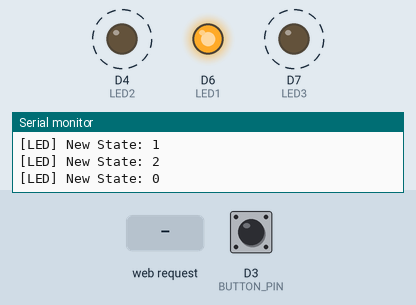
Recording of a program running on a simulated ESP8266 (Wemos D1 mini). Shown: output pins drawn as LEDs (lit = HIGH), the last lines printed to the serial monitor. Dashed ring = blinking. Inputs (shaded band) come from the test bench; at power-on: D3 (BUTTON_PIN) HIGH.

Above: at 0.7 s.
1.3 s: D3 (BUTTON_PIN) pulled LOW for 0.15 s
At 3.2 s:
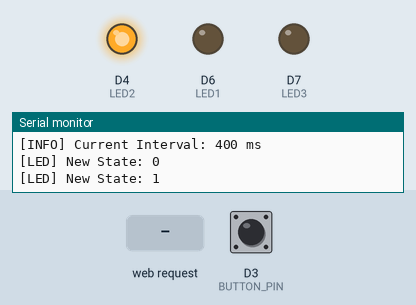
4.3 s: HTTP request GET /changeInterval received
At 5.1 s:
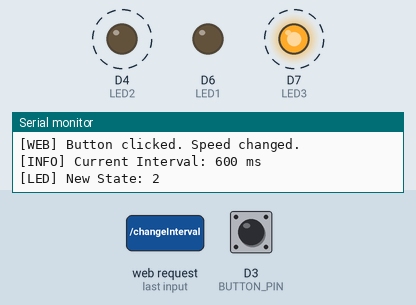
Timing chart, 0 to 13.3 s (numbered marks = the images above; inputs shaded):
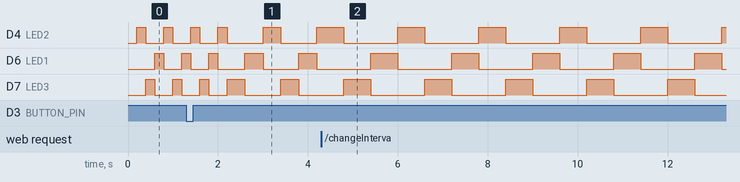

The program:

main.cpp
```cpp
#include <Arduino.h>
#include <ESP8266WiFi.h>
#include <ESP8266WebServer.h>

#define LED1 D6
#define LED2 D4
#define LED3 D7
#define BUTTON_PIN D3

const char* apSSID = "ESP8266_AP";
const char* apPassword = "12345678";

ESP8266WebServer server(80);

volatile bool buttonHeld = false;
volatile unsigned long buttonPressStart = 0;
unsigned long interval = 200;
int ledState = 0;

void IRAM_ATTR handleButtonPress() {
    buttonPressStart = millis();
}

void logStatus() {
    Serial.print("[INFO] Current Interval: ");
    Serial.print(interval);
    Serial.println(" ms");
}

void updateLEDs() {
    static unsigned long previousMillis = 0;

    unsigned long currentMillis = millis();
    if (currentMillis - previousMillis >= interval) {
        previousMillis = currentMillis;

        ledState = (ledState + 1) % 3;

        digitalWrite(LED1, ledState == 0 ? HIGH : LOW);
        digitalWrite(LED2, ledState == 1 ? HIGH : LOW);
        digitalWrite(LED3, ledState == 2 ? HIGH : LOW);

        Serial.print("[LED] New State: ");
        Serial.println(ledState);
    }
}

void checkButton() {
    if (buttonPressStart > 0 && millis() - buttonPressStart >= 1000) {
        buttonHeld = true;
        buttonPressStart = 0;
    }

    if (buttonHeld) {
        buttonHeld = false;
        interval += 200;
        if (interval > 2000) interval = 500;
        Serial.println("[BUTTON] Hold detected. Speed changed.");
        logStatus();
    }
}

void processWebRequests() {
    server.handleClient();
}

void setupHardware() {
    pinMode(LED1, OUTPUT);
    pinMode(LED2, OUTPUT);
    pinMode(LED3, OUTPUT);
    pinMode(BUTTON_PIN, INPUT_PULLUP);

    attachInterrupt(digitalPinToInterrupt(BUTTON_PIN), handleButtonPress, FALLING);

    Serial.begin(9600);
    Serial.println("[SYSTEM] Initializing hardware...");
}

void setupWiFiServer() {
    WiFi.softAP(apSSID, apPassword);
    Serial.println("[WiFi] Access Point Started!");
    Serial.print("[WiFi] IP Address: ");
    Serial.println(WiFi.softAPIP());

    server.on("/", []() { server.send(200, "text/html", "<h2>ESP8266 LED Control</h2>"); });
    server.on("/changeInterval", []() {
        interval += 200;
        if (interval > 2000) interval = 200;
        Serial.println("[WEB] Button clicked. Speed changed.");
        logStatus();
        server.send(204);
    });
    server.begin();
    Serial.println("[WEB] Server started.");
}

void setup() {
    setupHardware();
    setupWiFiServer();
    logStatus();
}

void loop() {
    checkButton();
    updateLEDs();
    processWebRequests();
}
```

Measured:
- after the input at 4.3 s, D4 (LED2), D7 (LED3): alternates HIGH for 0.60 s and LOW for 1.2 s, starting after 0.50 s; D6 (LED1): alternates HIGH for 0.60 s and LOW for 1.2 s, starting after 1.1 s
